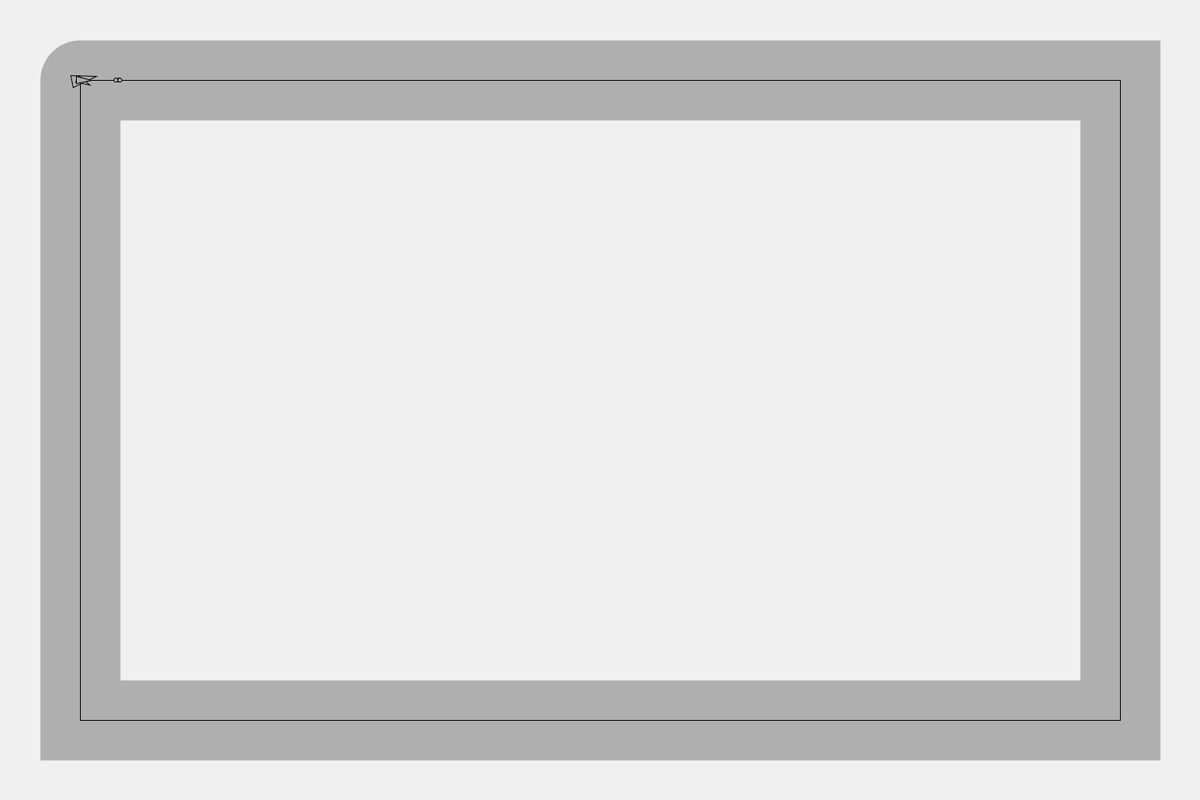
Frame 1 (no input)
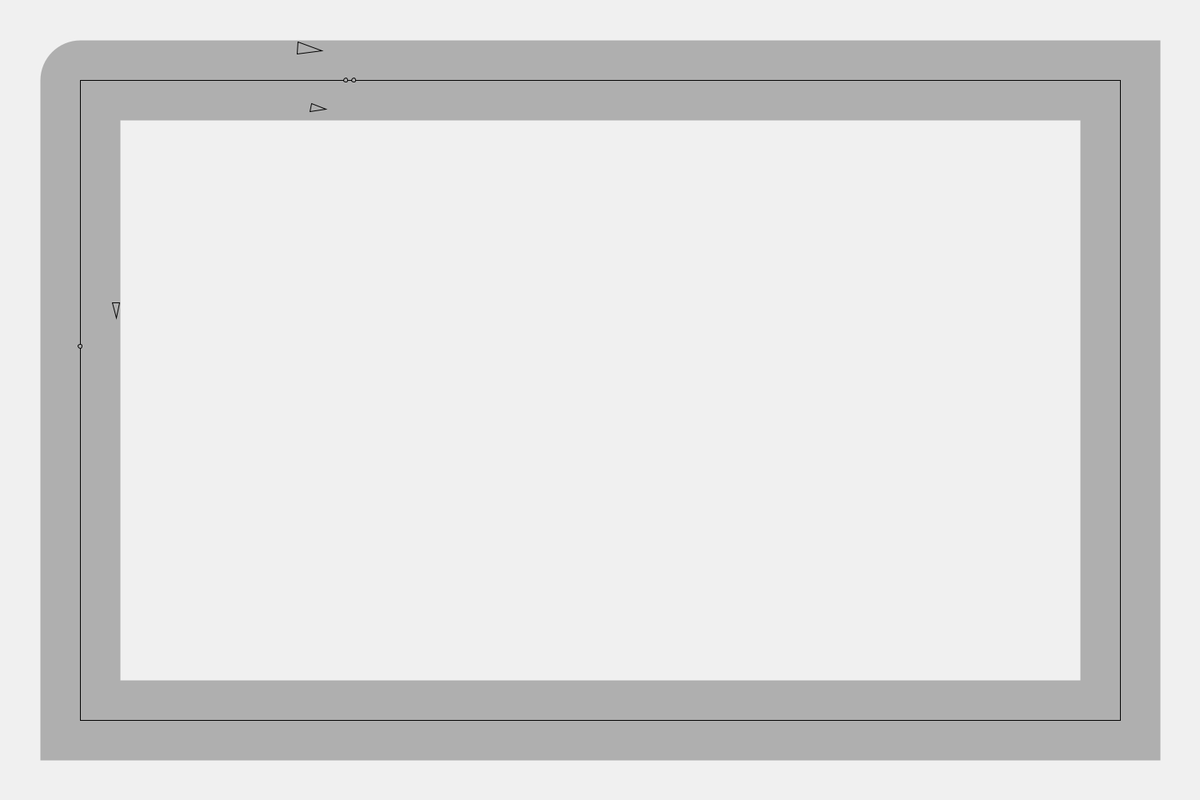
Frame 60 (the mouse pressed at the canvas centre just before this capture)
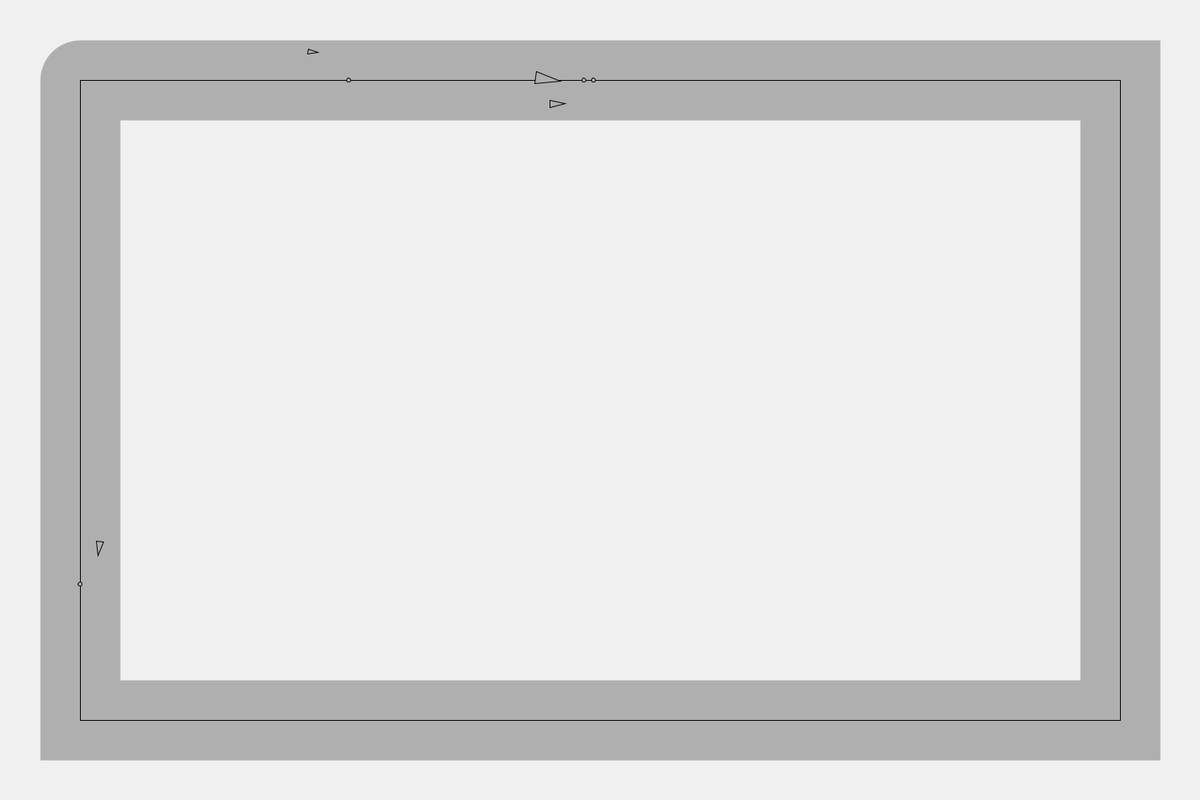
Frame 120 (the mouse held since frame 60 and released just before this capture)

The Processing sketch that drew these frames (run headless with seeded random() and noise(); from frame 60 on, the mouse is pressed at the canvas centre):

// Processing sketch: The_groupFollow
// ── The_groupFollow.pde
ArrayList<Number> vehicles;
FlowField flowField;
void setup()
{
  size(1500,1000);
  flowField = new FlowField(50);
  vehicles = new ArrayList<Number>();
  
  for(int i = 0;i<3;i++)
  {
     vehicles.add(new Number(5,0.8,20)); 
  }
}

void draw()
{
  background(240);
  flowField.display();
  for(Number v:vehicles)
  {
      v.follow(flowField);
      v.separate(vehicles);
      v.run();
  }
}

void mousePressed()
{
  vehicles.add(new Number(5,0.8,20)); 
}
// ── FlowField.pde
class FlowField
{
  ArrayList<PVector> flowFields;
  float r;
  
  FlowField(float _r)
  {
      r = _r;
      flowFields = new ArrayList<PVector>();
      PVector[]path = new PVector[6];
      path[0] = new PVector(100,100);
      path[1]= new PVector(1400,100);
      path[2] = new PVector(1400,900);
      path[3] = new PVector(750,900);
      path[4] = new PVector(100,900);
      path[5] = new PVector(100,100);
      for(int i = 0;i<path.length;i++)
      {
          flowFields.add(path[i]);
      }
  }
  
  void display()
  {
    noFill();
    stroke(175);
    strokeWeight(r*2);
    beginShape();
    for(PVector v:flowFields)
    vertex(v.x,v.y);
    endShape();
    
    stroke(0);
    strokeWeight(1);
    noFill();
    beginShape();
    for(PVector v:flowFields)
    vertex(v.x,v.y);
    endShape();
  }
  
  PVector getNormalPoint(PVector p,PVector a,PVector b)
  {
    PVector ap = PVector.sub(p,a);
    
    PVector ab = PVector.sub(b,a);
    
    ab.normalize();
    ab.mult(ap.dot(ab));
    
    PVector normalPoint = PVector.add(a,ab);
    return normalPoint;
  }
  
}
// ── Number.pde
class Number
{
  PVector location;
  PVector acceleration;
  PVector velocity;
  float maxSpeed;
  float maxForce;
  float minDistance;
  PVector nor;
  float r;
  
  Number(float _maxSpeed,float _maxForce,float _minDistance)
  {
    minDistance = _minDistance;
    maxSpeed = _maxSpeed;
    maxForce = _maxForce;
    location = new PVector(100,100);
    acceleration = new PVector();
    velocity = new PVector(random(5,15),random(-5,5));
    r = random(3,8);
  }
  
  void update()
  {
    velocity.add(acceleration);
    velocity.normalize();
    velocity.mult(maxSpeed);
    location.add(velocity);
    acceleration.mult(0);
  }
  
  void applyForce(PVector force)
  {
    PVector f = force.get();
    acceleration.add(f);
  }
  
  void follow(FlowField flowField)
  {
    ArrayList<PVector> path = flowField.flowFields;
    int number = path.size();
    PVector v = velocity.get();
    v.normalize();
    v.mult(50);
    PVector predictpos = PVector.add(location,v);
    
    PVector normal = null;
    PVector target = null;
    
    float worldRecord = 1000000;
    for(int i = 0;i<number-1;i++)
    {
        PVector a = path.get(i);
        PVector b = path.get(i+1);
        
        PVector normalPoint = flowField.getNormalPoint(predictpos,a,b);
        
        if (normalPoint.x < min(a.x,b.x) || normalPoint.x > max(a.x,b.x) || normalPoint.y < min(a.y,b.y) || normalPoint.y > max(a.y,b.y)) 
        normalPoint = b.get();
        
        float distance = PVector.dist(predictpos,normalPoint);
        if(distance<worldRecord)
        {
           worldRecord = distance;
           normal = normalPoint.get();
           
           PVector dir = PVector.sub(b,a);
           dir.normalize();
           dir.mult(10);
           target = normalPoint.get();
           target.add(dir);
        }
    }
    nor = normal.get();
    
    if(worldRecord>flowField.r)
    {
       PVector desired = PVector.sub(target,location);
       desired.normalize();
       desired.mult(maxSpeed);
    
       PVector turnForce = PVector.sub(desired,velocity);
       turnForce.limit(maxForce);
    
       applyForce(turnForce);
    }
  }
  
  void separate(ArrayList<Number> vehicles)
  {
    PVector target = new PVector();
    int count = 0;
    for(Number v:vehicles)
    {
       float distance = PVector.dist(v.location,location);
       if(distance<minDistance)
       {
          PVector p = PVector.sub(location,v.location);
          p.normalize();
          target.add(p);
          count++;
       }
    }
    if(count>0)
    {
       target.div(count);
       target.normalize();
       target.mult(maxSpeed);
       
       PVector steer = PVector.sub(target,velocity);
       steer.limit(maxForce);
       applyForce(steer);
    }
  }
  
  void display()
  {
    float angle = velocity.heading2D()+radians(90);
    
    fill(175);
    stroke(0);
    pushMatrix();
    translate(location.x,location.y);
    rotate(angle);
    beginShape(PConstants.TRIANGLES);
    vertex(0, -r*2);
    vertex(-r, r*2);
    vertex(r, r*2);
    endShape();
    popMatrix();
    ellipse(nor.x,nor.y,5,5);
  }
  
  void run()
  {
     update();
     display();
  }
}
